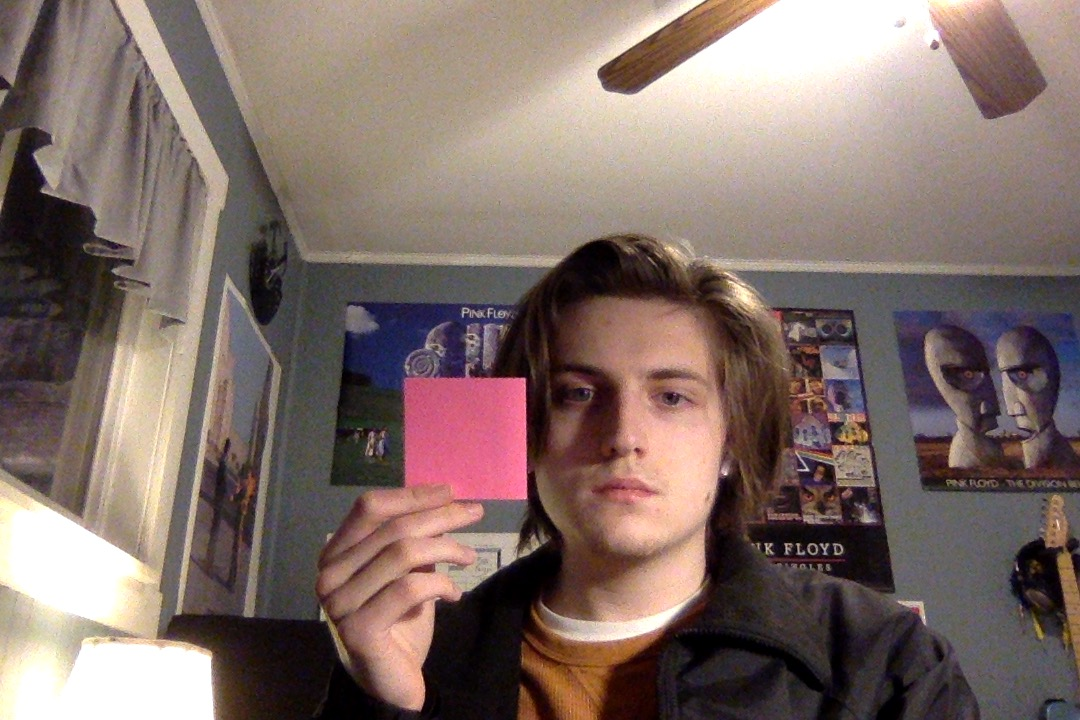
#> input picture image.jpg, 1080 x 720 px
$ python colorbounds.py image.jpg
#> lines starting #> are read from the running program, lines starting #| are printed output that depends on the picture; after the words box and inside, x2 and y2 are one past the last pixel; in counts of white or black regions, pixels touching at a corner belong together
"""
NOT WRITTEN BY PAYTON SHALTIS

This is a simple script that helps determine and HSV color range for a given color
in an image. Useful for determining the ranges for the RANGES dictionary in ranges.py.

Source: https://stackoverflow.com/questions/10948589/choosing-the-correct-upper-and-lower-hsv-boundaries-for-color-detection-withcv#:~:text=HSV%20color%20thresholder%20script
"""
import cv2
import sys
import numpy as np

def nothing(x):
    pass

# Load image
image = cv2.imread(f'{sys.argv[1]}')
#> image is the input picture: shape (720, 1080, 3); mean B, G, R 104.7, 110.6, 128.9

# Create a window
cv2.namedWindow('image')

# Create trackbars for color change
# Hue is from 0-179 for Opencv
cv2.createTrackbar('HMin', 'image', 0, 179, nothing)
#> slider 'HMin' is set to 35
cv2.createTrackbar('SMin', 'image', 0, 255, nothing)
#> slider 'SMin' is set to 51
cv2.createTrackbar('VMin', 'image', 0, 255, nothing)
#> slider 'VMin' is set to 51
cv2.createTrackbar('HMax', 'image', 0, 179, nothing)
#> slider 'HMax' is set to 179
cv2.createTrackbar('SMax', 'image', 0, 255, nothing)
#> slider 'SMax' is set to 255
cv2.createTrackbar('VMax', 'image', 0, 255, nothing)
#> slider 'VMax' is set to 255

# Set default value for Max HSV trackbars
cv2.setTrackbarPos('HMax', 'image', 179)
cv2.setTrackbarPos('SMax', 'image', 255)
cv2.setTrackbarPos('VMax', 'image', 255)

# Initialize HSV min/max values
hMin = sMin = vMin = hMax = sMax = vMax = 0
phMin = psMin = pvMin = phMax = psMax = pvMax = 0

while(1):
    # Get current positions of all trackbars
    hMin = cv2.getTrackbarPos('HMin', 'image')
    sMin = cv2.getTrackbarPos('SMin', 'image')
    vMin = cv2.getTrackbarPos('VMin', 'image')
    hMax = cv2.getTrackbarPos('HMax', 'image')
    sMax = cv2.getTrackbarPos('SMax', 'image')
    vMax = cv2.getTrackbarPos('VMax', 'image')

    # Set minimum and maximum HSV values to display
    lower = np.array([hMin, sMin, vMin])
    upper = np.array([hMax, sMax, vMax])

    # Convert to HSV format and color threshold
    hsv = cv2.cvtColor(image, cv2.COLOR_BGR2HSV)
#> hsv: shape (720, 1080, 3); mean H, S, V 52.2, 66.5, 130.1
    mask = cv2.inRange(hsv, lower, upper)
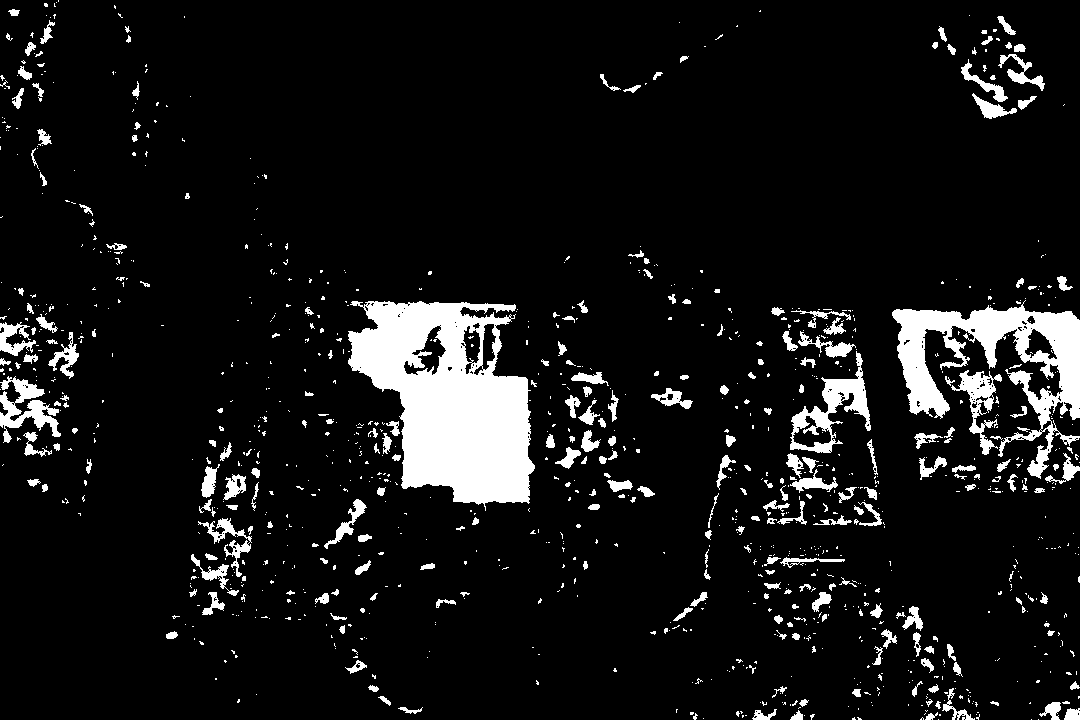
#> mask: shape (720, 1080); 8.6% white; 1099 white regions (836 under 20 px), largest, box (x1, y1, x2, y2) and area: (348, 301, 535, 511) 24072, (892, 300, 1080, 479) 11350, (790, 351, 871, 453) 2472
    result = cv2.bitwise_and(image, image, mask=mask)
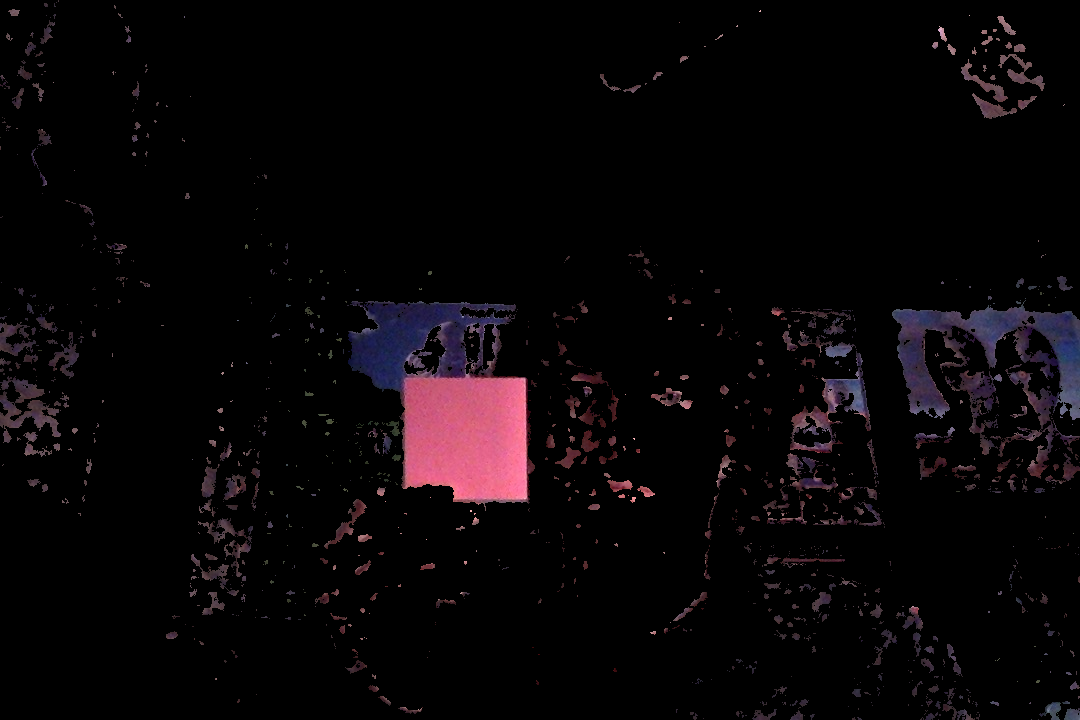
#> result: shape (720, 1080, 3); mean B, G, R 7.3, 5.4, 8.9

    # Print if there is a change in HSV value
    if((phMin != hMin) | (psMin != sMin) | (pvMin != vMin) | (phMax != hMax) | (psMax != sMax) | (pvMax != vMax) ):
        print("(hMin = %d , sMin = %d, vMin = %d), (hMax = %d , sMax = %d, vMax = %d)" % (hMin , sMin , vMin, hMax, sMax , vMax))
        phMin = hMin
        psMin = sMin
        pvMin = vMin
        phMax = hMax
        psMax = sMax
        pvMax = vMax

    # Scale the image down.
    SCALE = 0.2
    WIDTH = 2592 * SCALE
    HEIGHT = 1936 * SCALE
    result = cv2.resize(result, (int(WIDTH), int(HEIGHT)))
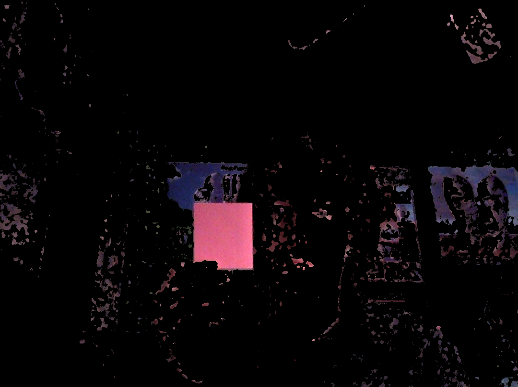
#> result: shape (387, 518, 3); mean B, G, R 7.2, 5.4, 8.9

    # Display result image
    cv2.imshow('image', result)
    if cv2.waitKey(10) & 0xFF == ord('q'):
#> (key q is pressed here)
        break

cv2.destroyAllWindows()
